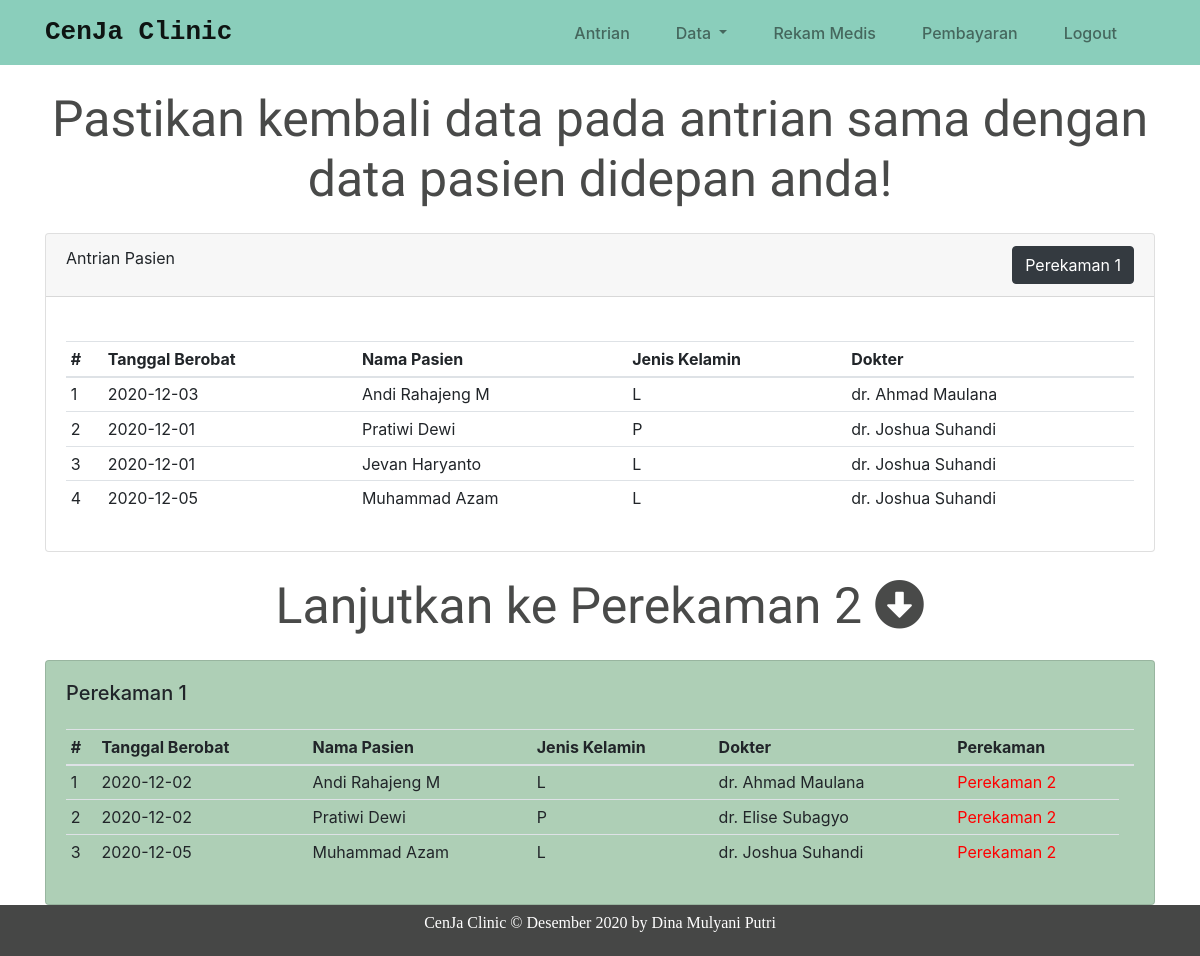
Page /index.php/rekam_medis on the committed database.
### tables this page shows
CREATE TABLE `antrian` (
  `id_antrian` int(11) NOT NULL,
  `id_pasien` int(11) NOT NULL,
  `id_dokter` int(11) NOT NULL,
  `tgl_berobat` date NOT NULL
);

CREATE TABLE `daftarpasien` (
  `id_pasien` int(11) NOT NULL,
  `nama_pasien` varchar(50) NOT NULL,
  `tgl_lahir` date NOT NULL,
  `jenis_kelamin` enum('L','P') NOT NULL,
  `no_hp` varchar(15) NOT NULL,
  `alamat` varchar(70) NOT NULL
);

CREATE TABLE `data_dokter` (
  `id_dokter` int(11) NOT NULL,
  `nama_dokter` varchar(50) NOT NULL,
  `nip` varchar(20) NOT NULL,
  `jk` enum('L','P') NOT NULL,
  `tarif_konsul` int(20) NOT NULL
);

CREATE TABLE `rekam_medis` (
  `id_rm` int(11) NOT NULL,
  `no_rm` int(11) NOT NULL,
  `tgl_berobat` date NOT NULL,
  `id_pasien` int(11) NOT NULL,
  `id_dokter` int(11) NOT NULL,
  `riwayat_alergi` varchar(50) NOT NULL,
  `td` varchar(20) NOT NULL,
  `nadi` varchar(10) NOT NULL,
  `suhu` varchar(10) NOT NULL,
  `tb` varchar(10) NOT NULL,
  `bb` varchar(15) NOT NULL,
  `keluhan` varchar(50) NOT NULL,
  `diagnosis` varchar(50) NOT NULL,
  `anjuran` enum('Rawat Jalan','Rawat Inap','Rujuk','Istirahat dirumah') NOT NULL
);

### application/controllers/Rekam_medis.php (called while the page is built, shortened)
<?php
class Rekam_medis extends CI_Controller {
    public function __construct(){
        $this->load->model('Antrian_model');
        $this->load->model('Dokter_model');
        $this->load->model('Pasien_model');
        $this->load->model('Perekaman_model');
        $this->load->model('Obat_model');
        $this->load->library('form_validation');
        $this->load->helper('form');
    }
    public function index(){
        $data['judul'] = 'Halaman Rekam Medis';
        $data['antrian'] = $this->Antrian_model->getAllAntrian()->result_array();
        $data['rekam_medis'] = $this->Perekaman_model->getAllRekam()->result_array();
        $data['daftarpasien'] = $this->Pasien_model->getAllPasien();
        $data['data_dokter'] = $this->Dokter_model->getAllDokter();
        $this->load->view('template/header', $data);
        $this->load->view('klinik/rekam_medis', $data);
        $this->load->view('template/footer');
    }
}

### index.php (called while the page is built, shortened)
<?php
require_once BASEPATH.'core/CodeIgniter.php';

### application/models/Antrian_model.php (called while the page is built, shortened)
<?php
class Antrian_model extends CI_model {
   public function getAllAntrian(){
       $query = $this->db->query("SELECT antrian.*,
                            daftarpasien.nama_pasien, daftarpasien.tgl_lahir, daftarpasien.jenis_kelamin, daftarpasien.no_hp, daftarpasien.alamat, data_dokter.nama_dokter, data_dokter.nip, data_dokter.jk, data_dokter.tarif_konsul FROM antrian
                            INNER JOIN daftarpasien ON antrian.id_pasien=daftarpasien.id_pasien INNER JOIN data_dokter ON antrian.id_dokter=data_dokter.id_dokter");
        return $query;
   }
}

### application/models/Perekaman_model.php (called while the page is built, shortened)
<?php
class Perekaman_model extends CI_model {
   public function getAllRekam(){
       $query = $this->db->query("SELECT rekam_medis.*,
                            daftarpasien.nama_pasien, daftarpasien.tgl_lahir, daftarpasien.jenis_kelamin, daftarpasien.no_hp, daftarpasien.alamat, data_dokter.nama_dokter, data_dokter.nip, data_dokter.jk, data_dokter.tarif_konsul FROM rekam_medis
                            INNER JOIN daftarpasien ON rekam_medis.id_pasien=daftarpasien.id_pasien INNER JOIN data_dokter ON rekam_medis.id_dokter=data_dokter.id_dokter");
        return $query;
   }
}

### application/views/klinik/rekam_medis.php (the view, shortened to what this page needs)
<div class="container">
    <div class="mt-4 text-center mb-4">
        <h4 style="font-family: 'Nerko One', cursive; color: #494a49; font-size: 50px;">Pastikan kembali data pada antrian sama dengan data pasien didepan anda!</h4>
    </div>
    <div class="card mt-4">
        <div class="card-header">
            Antrian Pasien
            <button type="button" class="btn btn-dark float-right" data-toggle="modal" data-target="#formModal">
                Perekaman 1
            </button>
        </div>
        <div class="card-body">
            <table class="table table-sm mt-4">
                <thead>
                    <tr>
                        <th scope="col">#</th>
                        <th scope="col">Tanggal Berobat</th>
                        <th scope="col">Nama Pasien</th>
                        <th scope="col">Jenis Kelamin</th>
                        <th scope="col">Dokter</th>
                    </tr>
                </thead>
                <tbody>
                    <?php $start = 0;
                    foreach ($antrian as $a) : ?>
                        <tr>
                            <td><?php echo ++$start; ?></td>
                            <td><?php echo $a['tgl_berobat']; ?></td>
                            <td><?php echo $a['nama_pasien']; ?></td>
                            <td><?php echo $a['jenis_kelamin']; ?></td>
                            <td><?php echo $a['nama_dokter']; ?></td>
                        </tr>
                    <?php endforeach; ?>
                </tbody>
            </table>
        </div>
    </div>
    <div class="mt-4 text-center mb-4">
        <h4 style="font-family: 'Nerko One', cursive; color: #494a49; font-size: 50px;">Lanjutkan ke Perekaman 2 <i class="fas fa-arrow-alt-circle-down"></i></h4>
    </div>
    <div class="card mt-4" style="background-color: rgb(174, 207, 182);">
        <div class="card-body">
            <h5 class="card-title">Perekaman 1</h5>
            <table class="table table-sm mt-4">
                <thead>
                    <tr>
                        <th scope="col">#</th>
                        <th scope="col">Tanggal Berobat</th>
                        <th scope="col">Nama Pasien</th>
                        <th scope="col">Jenis Kelamin</th>
                        <th scope="col">Dokter</th>
                        <th>Perekaman</th>
                        <th></th>
                    </tr>
                </thead>
                <tbody>
                    <?php $i = 0;
                    foreach ($rekam_medis as $a) : ?>
                        <tr>
                            <td><?php echo ++$i; ?></td>
                            <td><?php echo $a['tgl_berobat']; ?></td>
                            <td><?php echo $a['nama_pasien']; ?></td>
                            <td><?php echo $a['jenis_kelamin']; ?></td>
                            <td><?php echo $a['nama_dokter']; ?></td>
                            <td>
                                <a href="<?php echo base_url(); ?>rekam_medis/merekam/<?php echo $a['id_rm']; ?>" style="color: red;">Perekaman 2</a>
                            </td>
                        </tr>
                    <?php endforeach; ?>
                </tbody>
            </table>
        </div>
    </div>
</div>

### rows in the picture
antrian: tgl_berobat "2020-12-03", id_pasien.nama_pasien "Andi Rahajeng M", id_pasien.jenis_kelamin "L", id_dokter.nama_dokter "dr. Ahmad Maulana"
antrian: tgl_berobat "2020-12-01", id_pasien.nama_pasien "Pratiwi Dewi", id_pasien.jenis_kelamin "P", id_dokter.nama_dokter "dr. Joshua Suhandi"
antrian: tgl_berobat "2020-12-01", id_pasien.nama_pasien "Jevan Haryanto", id_pasien.jenis_kelamin "L", id_dokter.nama_dokter "dr. Joshua Suhandi"
antrian: tgl_berobat "2020-12-05", id_pasien.nama_pasien "Muhammad Azam", id_pasien.jenis_kelamin "L", id_dokter.nama_dokter "dr. Joshua Suhandi"
rekam_medis: tgl_berobat "2020-12-02", id_pasien.nama_pasien "Andi Rahajeng M", id_pasien.jenis_kelamin "L", id_dokter.nama_dokter "dr. Ahmad Maulana"
rekam_medis: tgl_berobat "2020-12-02", id_pasien.nama_pasien "Pratiwi Dewi", id_pasien.jenis_kelamin "P", id_dokter.nama_dokter "dr. Elise Subagyo"
rekam_medis: tgl_berobat "2020-12-05", id_pasien.nama_pasien "Muhammad Azam", id_pasien.jenis_kelamin "L", id_dokter.nama_dokter "dr. Joshua Suhandi"
